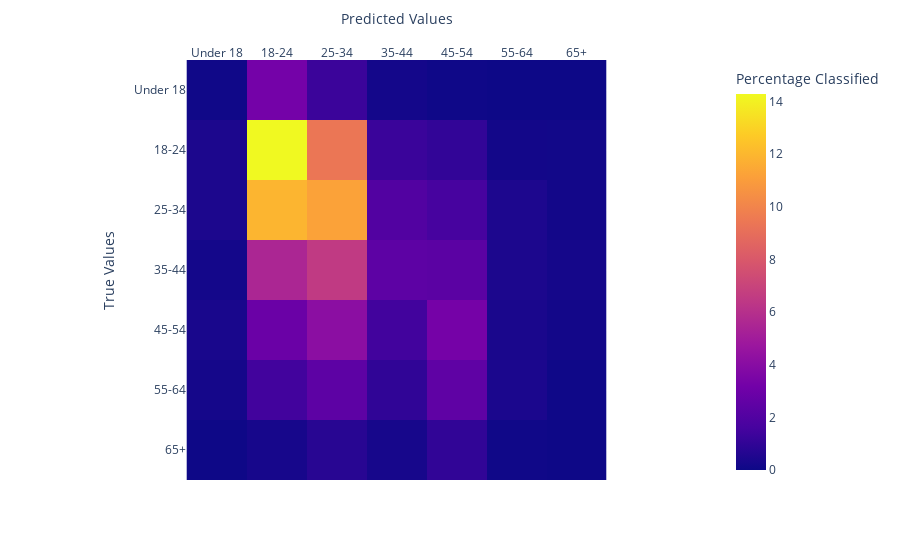

Notebook code for this chart:
### Code cell
conmat = confusion_matrix(Y_test, Y_pred)
display(conmat)
fig = px.imshow(
    np.round((conmat / conmat.sum()) * 100, 3),
    labels=dict(x="Predicted Values", y="True Values", color="Percentage Classified"),
    x=["Under 18", "18-24", "25-34", "35-44", "45-54", "55-64", "65+",],
    y=["Under 18", "18-24", "25-34", "35-44", "45-54", "55-64", "65+",],
)
fig.update_xaxes(side="top")
fig.show()

### Figure 1 — Plotly figure (JSON) as saved in the notebook; plotly's stock layout.template omitted (floating-point values rounded to 4 significant figures)
{"data": [{"coloraxis": "coloraxis", "hovertemplate": "Predicted Values: %{x}<br>True Values: %{y}<br>Percentage Classified: %{z}<extra></extra>", "name": "0", "type": "heatmap", "x": ["Under 18", "18-24", "25-34", "35-44", "45-54", "55-64", "65+"], "xaxis": "x", "y": ["Under 18", "18-24", "25-34", "35-44", "45-54", "55-64", "65+"], "yaxis": "y", "z": [[0.096, 3.242, 1.284, 0.193, 0.064, 0, 0], [0.417, 14.29, 9.374, 1.252, 1.027, 0.161, 0.128], [0.417, 11.91, 11.2, 2.022, 1.637, 0.449, 0.161], [0.193, 5.49, 6.517, 2.408, 2.343, 0.417, 0.225], [0.321, 2.889, 4.109, 1.477, 3.274, 0.353, 0.161], [0.225, 1.477, 2.408, 0.963, 2.504, 0.385, 0.064], [0.032, 0.289, 0.738, 0.289, 0.995, 0.096, 0.032]]}], "layout": {"coloraxis": {"colorbar": {"title": {"text": "Percentage Classified"}}, "colorscale": [[0, "#0d0887"], [0.1111, "#46039f"], [0.2222, "#7201a8"], [0.3333, "#9c179e"], [0.4444, "#bd3786"], [0.5556, "#d8576b"], [0.6667, "#ed7953"], [0.7778, "#fb9f3a"], [0.8889, "#fdca26"], [1, "#f0f921"]]}, "margin": {"t": 60}, "xaxis": {"anchor": "y", "constrain": "domain", "domain": [0, 1], "scaleanchor": "y", "side": "top", "title": {"text": "Predicted Values"}}, "yaxis": {"anchor": "x", "autorange": "reversed", "constrain": "domain", "domain": [0, 1], "title": {"text": "True Values"}}}}
